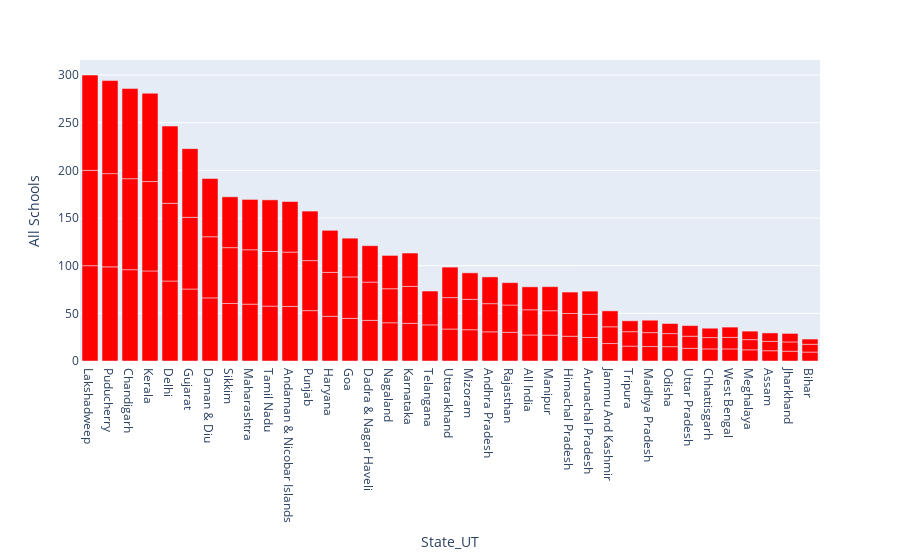

Notebook code cell kept with this figure:
### Code cell
px.bar(data_frame=list1,x = 'State_UT', y = 'All Schools', labels={'x':'State and UT', 'y':'All Schools'}, opacity=1,color_discrete_sequence=['red'])

### Figure 1 — Plotly figure (JSON) as saved in the notebook; plotly's stock layout.template omitted (floating-point values rounded to 4 significant figures)
{"data": [{"alignmentgroup": "True", "hovertemplate": "State_UT=%{x}<br>All Schools=%{y}<extra></extra>", "legendgroup": "", "marker": {"color": "red", "opacity": 1, "pattern": {"shape": ""}}, "name": "", "offsetgroup": "", "orientation": "v", "showlegend": false, "textposition": "auto", "type": "bar", "x": ["Lakshadweep", "Lakshadweep", "Lakshadweep", "Puducherry", "Puducherry", "Puducherry", "Chandigarh", "Chandigarh", "Chandigarh", "Kerala", "Kerala", "Kerala", "Delhi", "Delhi", "Delhi", "Gujarat", "Gujarat", "Gujarat", "Daman & Diu", "Daman & Diu", "Daman & Diu", "Sikkim", "Maharashtra", "Sikkim", "Tamil Nadu", "Tamil Nadu", "Andaman & Nicobar Islands", "Maharashtra", "Andaman & Nicobar Islands", "Tamil Nadu", "Sikkim", "Andaman & Nicobar Islands", "Punjab", "Maharashtra", "Punjab", "Punjab", "Haryana", "Haryana", "Goa", "Haryana", "Goa", "Dadra & Nagar Haveli", "Goa", "Nagaland", "Dadra & Nagar Haveli", "Karnataka", "Karnataka", "Dadra & Nagar Haveli", "Telangana", "Nagaland", "Telangana", "Karnataka", "Nagaland", "Uttarakhand", "Uttarakhand", "Mizoram", "Uttarakhand", "Mizoram", "Andhra Pradesh", "Rajasthan", "Andhra Pradesh", "Rajasthan", "Andhra Pradesh", "Mizoram", "All India", "Manipur", "All India", "Himachal Pradesh", "Manipur", "Manipur", "Arunachal Pradesh", "Arunachal Pradesh", "Arunachal Pradesh", "All India", "Himachal Pradesh", "Rajasthan", "Himachal Pradesh", "Jammu And Kashmir", "Jammu And Kashmir", "Jammu And Kashmir", "Tripura", "Madhya Pradesh", "Tripura", "Odisha", "Madhya Pradesh", "Odisha", "Uttar Pradesh", "Madhya Pradesh", "Uttar Pradesh", "Chhattisgarh", "West Bengal", "West Bengal", "Chhattisgarh", "Meghalaya", "Tripura", "Uttar Pradesh", "West Bengal", "Assam", "Meghalaya", "Odisha", "Jharkhand", "Assam", "Chhattisgarh", "Jharkhand", "Bihar", "Meghalaya", "Jharkhand", "Assam", "Bihar", "Bihar"], "xaxis": "x", "y": [100, 100, 100, 98.77, 97.81, 97.62, 95.83, 95.43, 94.53, 94.5, 93.77, 92.63, 83.89, 81.56, 81, 75.5, 75.22, 72.08, 66.21, 64.14, 61.11, 60.36, 59.65, 58.56, 57.62, 57.28, 57.25, 57.07, 57, 54.14, 53.33, 53.06, 52.83, 52.79, 52.48, 51.97, 46.93, 46.04, 44.72, 44.12, 43.51, 42.65, 40.63, 40.13, 40.12, 39.53, 38.74, 38.19, 37.9, 35.68, 35.51, 35.01, 34.96, 33.54, 32.97, 32.81, 31.97, 31.9, 30.59, 30.11, 29.57, 28.6, 28.06, 27.76, 27.31, 27.16, 26.42, 26, 25.57, 25.23, 24.68, 24.36, 24.28, 24.08, 23.85, 23.47, 22.49, 18.32, 17.56, 16.73, 15.65, 15.17, 15.11, 15.03, 14.58, 13.72, 13.31, 13.03, 12.72, 12.7, 12.67, 12.13, 11.88, 11.74, 11.4, 11.12, 10.77, 10.76, 10.64, 10.58, 10.28, 9.83, 9.8, 9.71, 9.37, 8.98, 8.94, 8.85, 8.19, 5.47], "yaxis": "y"}], "layout": {"barmode": "relative", "legend": {"tracegroupgap": 0}, "margin": {"t": 60}, "xaxis": {"anchor": "y", "domain": [0, 1], "title": {"text": "State_UT"}}, "yaxis": {"anchor": "x", "domain": [0, 1], "title": {"text": "All Schools"}}}}
